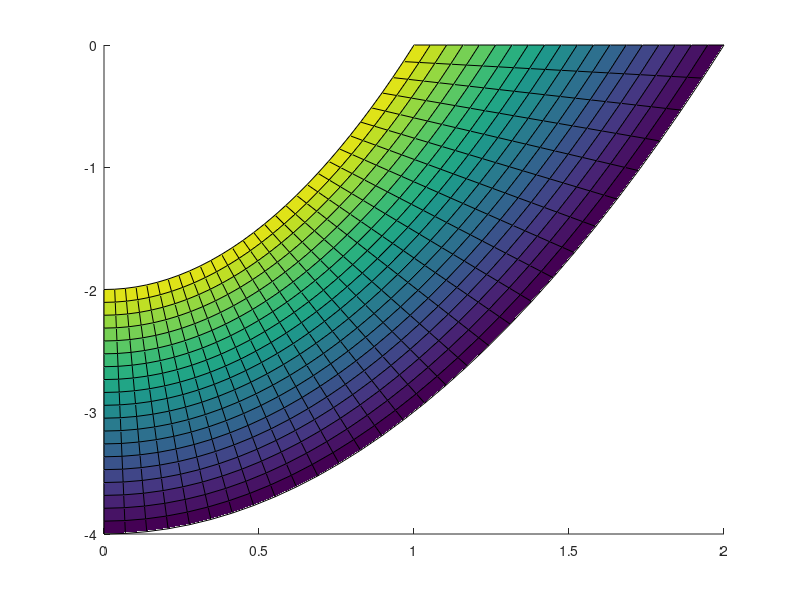

Write MATLAB code to recreate this figure. (Note: this script raises an error after producing the figure.)

% This code draws a parabolic cone surface.
close all;
clear all;


nu=30;  % nu points in u direction
nv=20;  % nv points in v direction

for(i = 1:nu)
    for(j=1:nv)
        u = (i-1)/(nu-1);
        v = (j-1)/(nv-1);
        Xs(i,j) = u*(2-v);
        Ys(i,j) = 2*(u^2-1)*(2-v);
        Zs(i,j) = 2*v;
    end
end

hold on;
%mesh(Xs,Ys,Zs);  
h = surf(Xs,Ys,Zs);
h.FaceColor = [0.5 0.5 0.5];
h.EdgeColor = 'green'; % 'interp'
h.LineStyle = '-'; %'none';
view(3);

u = linspace(0,1,nu);
v = linspace(0,1,nv);
F1u = 1- 3*u.^2 + 2*u.^3;
F2u = 3*u.^2 - 2*u.^3;
F3u = u - 2*u.^2 + u.^3;
F4u = -u.^2 + u.^3;
F1v = 1- 3*v.^2 + 2*v.^3;
F2v = 3*v.^2 - 2*v.^3;
F3v = v - 2*v.^2 + v.^3;
F4v = -v.^2 + v.^3;

B = [ 0 -4 0; 0 -2 2; 0 2 2; 0 2 2; % row first
       2 0 0; 1 0 2; -1 0 2; -1 0 2;
       2 0 0; 1 0 0; -1 0 0; -1 0 0;
       2 8 0; 1 4 0; -1 -4 0; -1 -4 0];
FergusonB = [ 2 -4 0; 0 -2 2; 0 2 2; 0 2 2; % row first
       2 0 0; 1 0 2; -1 0 2; -1 0 2;
       2 0 0; 1 0 0; 0 0 0; 0 0 0;
       2 8 0; 1 4 0; 0 0 0; 0 0 0];
B = FergusonB;
   
Bs = reshape(B',[size(B,2),4, 4]) ;  
Xs = [F1u(:) F2u(:) F3u(:) F4u(:)]*reshape(Bs(1,:,:),  4,4)'...
        *[F1v(:) F2v(:) F3v(:) F4v(:)]';   
Ys = [F1u(:) F2u(:) F3u(:) F4u(:)]*reshape(Bs(2,:,:),  4,4)'...
        *[F1v(:) F2v(:) F3v(:) F4v(:)]';   
Zs = [F1u(:) F2u(:) F3u(:) F4u(:)]*reshape(Bs(3,:,:),  4,4)'...
        *[F1v(:) F2v(:) F3v(:) F4v(:)]';   
    
h = surf(Xs,Ys,Zs);
h.FaceColor = [0.5 0.5 0.5];
h.EdgeColor = 'blue'; % 'interp'

xlabel('x');
ylabel('y');
zlabel('z');
set(gca,'FontSize',20)    
xlabel('x','FontSize',20);
ylabel('y','FontSize',20);
axis on;
%title('Bicubic surface');
%print('-dpdf','-painters','ferguson1.pdf')
